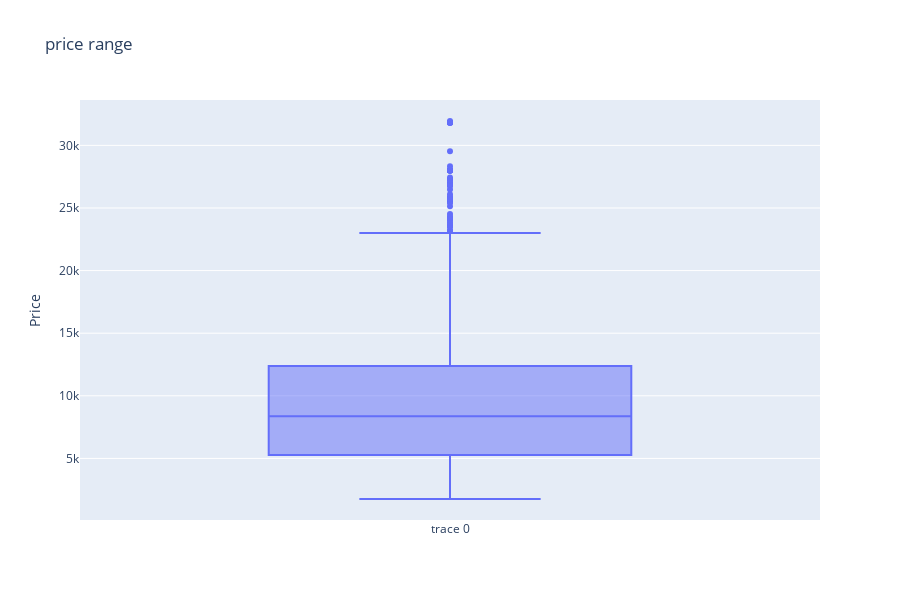

The notebook cell this image was saved under:
### Code cell
import plotly.graph_objects as go
import pandas as pd

# Sample data

# Create a box plot
fig = go.Figure()
fig.add_trace(go.Box(y=data['Price'], boxpoints='outliers'))

# Update layout and display the figure
fig.update_layout(title='price range ', yaxis_title='Price',height=600,width=900)
fig.show()

### Figure 1 — Plotly figure (JSON) as saved in the notebook; plotly's stock layout.template omitted (floating-point values rounded to 4 significant figures; data arrays with more than 128 entries replaced by an {"elided": "..."} marker saying what was removed)
{"data": [{"boxpoints": "outliers", "type": "box", "y": {"elided": "10682 int values"}}], "layout": {"height": 600, "title": {"text": "price range "}, "width": 900, "yaxis": {"title": {"text": "Price"}}}}
